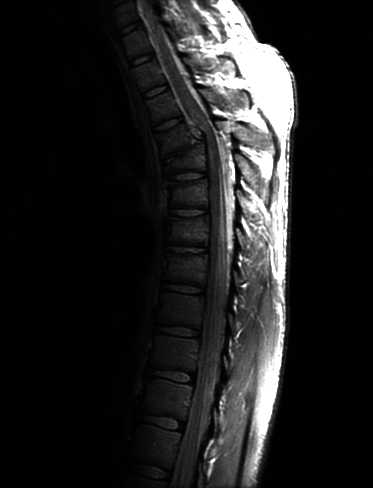
#> input picture imgs/mri_spine.jpg, 373 x 488 px, found by its file name
$ python main.py
#> lines starting #> are read from the running program, lines starting #| are printed output that depends on the picture
#> further down, orgImg is the input picture: shape (488, 373); min 0, max 255, mean 32
import skimage
from skimage import io,exposure
import numpy as np
import matplotlib.pyplot as plt

def ploth(hist,b_c, title):
    plt.figure(figsize=(10, 4))
    plt.bar(b_c, hist, width=1)
    plt.title(title)
    plt.xlabel('gray-levels')
    plt.ylabel('number of pixels')

def PowerLawTransformation(r, Y = 1 ,C = 1, strech_in_range = False, T = 0):
    # Power law transformation function
    # r image before PowerLawTransformation
    # Y,C constants
    # return s image after PowerLawTransformation
#> called with Y = 0.7, C = 1, strech_in_range = False, T = 0
    indices1 = np.where( r >= T)
#> indices1 = 182024 positions, rows 0 to 487, columns 0 to 372
    indices2 = np.where( r < T )
#> indices2 = (empty array, empty array)
    none_zero_one_img = False
    if r.max() > 1 :
        none_zero_one_img = True
        r = r/255 # if the dynamic domain i between 0 and and 255, normalize the pixels to the range 0 to 1

    if not strech_in_range :
      s = C * np.power(r, Y)
    else:
      s = np.zeros(r.shape)

      s[indices2]= r[indices2]
      s[indices1]= C * np.power(r[indices1], Y)

    if none_zero_one_img :
        s = np.round(s * 256)
    return s

def histEqualization(origin_img):


    none_zero_one_img = False
    float_image = origin_img
    if origin_img.max() > 1 :
        none_zero_one_img = True
        float_image = origin_img/255.0 # if the dynamic domain i between 0 and and 255, normalize the pixels to the range 0 to 1

    # org_hist , gray_scales = exposure.histogram(origin_img)
    # ploth(org_hist, gray_scales, "orginal")


    float_hist, gray_scales = exposure.histogram(float_image)
#> float_hist = 256 values, max 98297 at index 0, min 34 at index 224, mean 711; gray_scales = 256 values from 0.00195 to 0.998
    total_pixels=float_hist.sum()
#> total_pixels = 182024
    norm_hist = float_hist / total_pixels
#> norm_hist = 256 values, max 0.54 at index 0, min 0.000187 at index 224, mean 0.00391


    cdf = np.cumsum(norm_hist)
#> cdf = 256 values from 0.54 to 1
    cdf_hest , bins = exposure.histogram(cdf*255)
#> cdf_hest = 256 values, max 7 at index 227, min 0 at index 1, mean 1; bins = 256 values from 137.9 to 254.8
    plt.figure(figsize=(10, 4))
    plt.bar(bins, cdf_hest, width=1)
    plt.title("commulative function")
    plt.xlabel('x')
    plt.ylabel('F(x)')

    HE_img = cdf[origin_img]
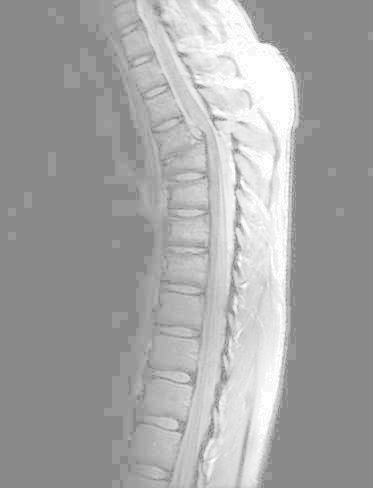
#> HE_img: shape (488, 373) float64; min 0.54, max 1, mean 0.648
    if none_zero_one_img :
      HE_img=HE_img*255
    equalized_hist, gray_scales = exposure.histogram(HE_img)
#> equalized_hist = 256 values, max 98297 at index 0, min 0 at index 1, mean 711; gray_scales = 256 values from 137.9 to 254.8
    # ploth(equalized_hist, gray_scales,"equalized")
    return HE_img


################## Q1 part A #################
r = np.array([0.04, 0.1, 0.2, 0.4, 0.67, 1, 1.5, 2.5, 5, 10, 25 ])
C = 1
Y = 1
# [33 lines of commented-out code are left out]
orgImg = io.imread('./imgs/mri_spine.jpg')
# [54 lines of commented-out code are left out]
Y = 0.7
C = 1
result = PowerLawTransformation(orgImg,Y,C)

# [41 lines of commented-out code are left out]

HE_img = histEqualization(orgImg)

HistOrg, grayScalesOrg = exposure.histogram(orgImg)
#> HistOrg has the same summary as float_hist in histEqualization; grayScalesOrg = 256 values from 0 to 255
plt.figure(figsize=(16,8));
plt.subplot(1, 2,1)
plt.bar(grayScalesOrg, HistOrg, width=1)
plt.title("Orginal Histogram")
plt.xlabel('gray-levels')
plt.ylabel('number of pixels')

HistHE, grayScalesHE = exposure.histogram(HE_img)
#> HistHE has the same summary as equalized_hist in histEqualization; grayScalesHE = 256 values from 137.9 to 254.8
plt.subplot(1, 2,2)
plt.bar(grayScalesHE, HistHE, width=1)
plt.title("Histogram Equalization")
plt.xlabel('gray-levels')
plt.ylabel('number of pixels')
plt.show()
#> figure, not shown here; tallest bar 7 high, from x = 241.4 to 242.4
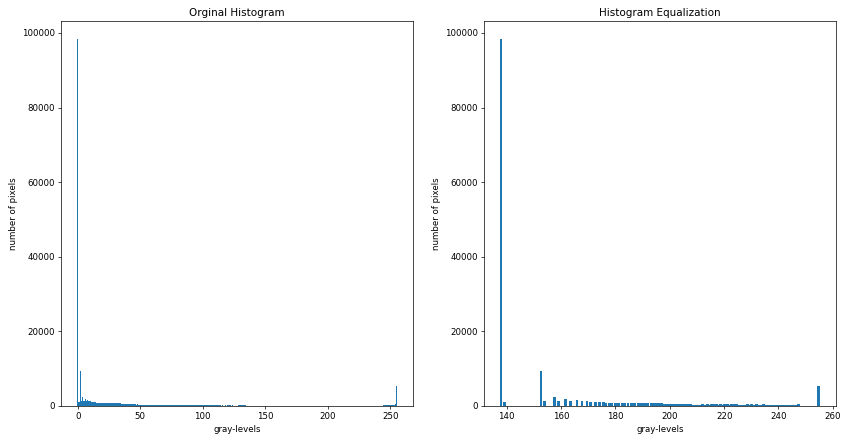
#> figure drawn by matplotlib, 2 panels; panel 1: tallest bar 98297 high, from x = -0.5 to 0.5; panel 2: tallest bar 98297 high, from x = 137.4 to 138.4

# we did not get histogram equalization
# in the original picture before histogram equalization, we have approx' X=100000 pixels of gray level of 0
# relatively to the total number of pixels this is the highest ratio
# (X/182024) * 255  aprrox => [135, 140]
# which mean when applying the commulative function most of the pixels will be transport to  [135, 140]
# so this will be the minimum gray level which most of the pixels will be transport to
# other columns ratios do not contribute alot to the total ratio, to due to lake of pixels in the spicific gray level higher than zero
# so we can see that the pixels between  0 < gray-level < 100 has been transformed to  [135, 140] < level < 220
# and yet those pixel will still have have the same ratio, but will be more brighter
# this happens due to the nature of the cumsum function (comulative function) which first accumalte the total ratios till specific gray level
# so the most gray level ratio contributed to the cumsum function is the  gray level of 0
# and since all other levels are higher than zero and, they dont have have alot of pixel relatively to 0 gray level
# will not contribute alot to the the cumsum functio ==> so also they will be effected directly by the  0 gray level  transformation


################## Q1 part D #################


T = 50
C= 1
Y =  0.6666
# [7 lines of commented-out code are left out]


org_hist, gray_scales = exposure.histogram(orgImg)
#> org_hist has the same summary as float_hist in histEqualization; gray_scales = 256 values from 0 to 255
plt.subplot(1, 2, 1)
plt.title("Original")
plt.bar(gray_scales, org_hist, width=1)
plt.ylabel('Number of pixels')

outImg_partD = PowerLawTransformation(orgImg, Y, C, True, T)
#> call 2 of PowerLawTransformation, with Y = 0.667, C = 1, strech_in_range = True, T = 50
#> in PowerLawTransformation (call 2), `indices1 = np.where( r >= T)`: indices1 = 33423 positions, rows 0 to 487, columns 137 to 297
#> in PowerLawTransformation (call 2), `indices2 = np.where( r < T )`: indices2 = 148601 positions, rows 0 to 487, columns 0 to 372
#> in PowerLawTransformation (call 2), `s[indices1]= C * np.power(r[indices1], Y)`:
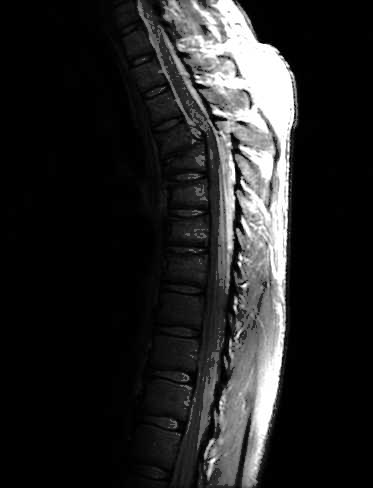
#> s: shape (488, 373) float64; min 0, max 1, mean 0.143
outImg_hist, gray_scales = exposure.histogram(outImg_partD)
#> outImg_hist = 256 values, max 98297 at index 0, min 0 at index 50, mean 711; gray_scales = 256 values from 0.5 to 255.5

plt.subplot(1, 2, 2)
plt.title("Transformed")
plt.bar(gray_scales, outImg_hist, width=1)
plt.ylabel('Number of pixels')

plt.show()
#> figure, not shown here; panel 1: tallest bar 98297 high, from x = -0.5 to 0.5; panel 2: tallest bar 98297 high, from x = 0 to 1

################## Q1 part E #################
Raw = int(np.round(orgImg.shape[0]/3))
#> Raw = 163
Col = int(np.round(orgImg.shape[1]/3))
#> Col = 124

UP_L = orgImg[:Raw,:Col]
Up_M = orgImg[:Raw, Col:2*Col]
Up_R = orgImg[:Raw, 2*Col:]

Midle_L = orgImg[Raw:2*Raw, :Col]
Midle_M = orgImg[Raw:2*Raw, Col:2*Col]
Midle_R = orgImg[Raw:2*Raw,  2*Col:]

Bottom_L = orgImg[2*Raw:, :Col]
Bottom_M = orgImg[2*Raw:, Col:2*Col]
Bottom_R = orgImg[2*Raw:,  2*Col:]
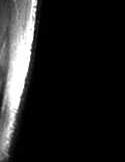
#> Bottom_R: shape (162, 125); min 0, max 255, mean 33.4

parts = [UP_L, Up_M, Up_R, Midle_L , Midle_M, Midle_R, Bottom_L, Bottom_M, Bottom_R]
mapper = {0:"UP_L"}
plt.figure(figsize=(16, 8))
plt.subplots_adjust(left=0.1, right=0.9, top=0.9, bottom=0.1)
mapper = {
    0: "UP_L",
    1: "Up_M",
    2: "Up_R",
    3: "Midle_L",
    4: "Midle_M",
    5: "Midle_R",
    6: "Bottom_L",
    7: "Bottom_M",
    8: "Bottom_R"
}

for index, part in enumerate(parts):
    plt.subplot(3, 3, index+1)
    plt.imshow(part, cmap="gray")
#> this loop made 9 passes
plt.show()

for index, part in enumerate(parts):
  hist, bins = exposure.histogram(part)
  plt.subplot(3, 3, index+1)
  plt.title(f"part {mapper[index]}")
  plt.bar(bins, hist, width=1)
  plt.ylabel('number of pixels')
#> this loop made 9 passes
#> (hist, bins) on passes 4, 7: ([19162, 13, 946, 13, 66, 4, 8], [0, 1, 2, 3, 4, 5, 6]), ([18984, 32, 1072], [0, 1, 2])
plt.show()
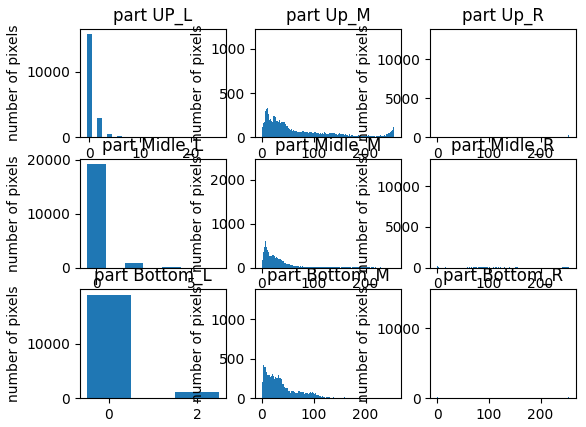
#> figure drawn by matplotlib, 9 panels; panel 1: tallest bar 15843 high, from x = -0.5 to 0.5; panel 2: tallest bar 1171 high, from x = 254.5 to 255.5; panel 3: tallest bar 13306 high, from x = -0.5 to 0.5; panel 4: tallest bar 19162 high, from x = -0.5 to 0.5

T_gamma_UP_L = (5, 0.7)
T_gamma_UP_M = (2, .7)
T_gamma_Up_R = (100, 1.1)
T_gamma_Midle_L = (0, 1)
T_gamma_Midle_M = (2, .7)
T_gamma_Midle_R =  (2, .7)
T_gamma_Bottom_L = (0, 2,1)
T_gamma_Bottom_M = (2,0.7)
T_gamma_Bottom_R = (2, .7)
Ts = [T_gamma_UP_L,T_gamma_UP_M,T_gamma_Up_R,
      T_gamma_Midle_L,T_gamma_Midle_M,T_gamma_Midle_R,
      T_gamma_Bottom_L, T_gamma_Bottom_M,T_gamma_Bottom_R ]
fixedarr = []
for  index, fixMe in  enumerate( zip(parts,Ts) ):
  # plt.subplot(3, 3, index+1)
  parts[index]= PowerLawTransformation(fixMe[0],fixMe[1][1],C,True, fixMe[1][0])
#> this loop made 9 passes
#> (indices1 in PowerLawTransformation, indices2 in PowerLawTransformation) on passes 1 to 7: (771 positions, rows 0 to 82, columns 101 to 123, 19441 positions, rows 0 to 162, columns 0 to 123), (19463 positions, rows 0 to 162, columns 0 to 123, 749 positions, rows 0 to 162, columns 0 to 123), (4802 positions, rows 18 to 162, columns 0 to 48, 15573 positions, rows 0 to 162, columns 0 to 124), (20212 positions, rows 0 to 162, columns 0 to 123, (empty array, empty array)), (17680 positions, rows 0 to 162, columns 0 to 123, 2532 positions, rows 0 to 162, columns 0 to 116), (7526 positions, rows 0 to 162, columns 0 to 124, 12849 positions, rows 0 to 162, columns 38 to 124), (20088 positions, rows 0 to 161, columns 0 to 123, (empty array, empty array))
#> pass 1, in PowerLawTransformation (call 3), `s = np.round(s * 256)`:
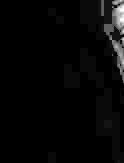
#> s: shape (163, 124) float64; min 0, max 50, mean 1.4; drawn with min black and max white
#> after the loop, parts = 9 items
  # plt.imshow(fixMe[0], cmap="gray")


# plt.show()

# Concatenate parts horizontally
top_row = np.hstack([parts[0], parts[1], parts[2]])
middle_row = np.hstack([parts[3], parts[4], parts[5]])
bottom_row = np.hstack([parts[6], parts[7], parts[8]])
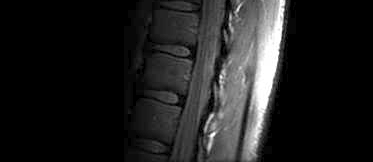
#> bottom_row: shape (162, 373) float64; min 0, max 256, mean 31.9; drawn with min black and max white

# Concatenate rows vertically
orgImg_concatenated = np.vstack([top_row, middle_row, bottom_row])

# Show the concatenated image
plt.figure(figsize=(16, 8))
plt.subplot(1,3,1)
plt.imshow(orgImg, cmap="gray")
plt.title("Orginal Image")
plt.subplot(1,3,2)
plt.imshow(outImg_partD, cmap="gray")
plt.title("part D Image")
plt.subplot(1,3,3)
plt.imshow(orgImg_concatenated, cmap="gray")
plt.title("Concatenated Image")


plt.axis('off')
plt.show()


# [82 lines of commented-out code are left out]
